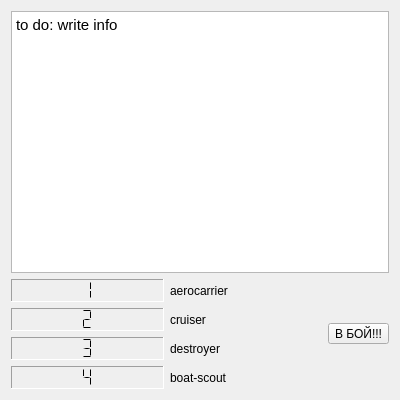
<?xml version="1.0" encoding="UTF-8"?>
<ui version="4.0">
 <class>TabOfInformation</class>
 <widget class="QWidget" name="TabOfInformation">
  <property name="geometry">
   <rect>
    <x>0</x>
    <y>0</y>
    <width>400</width>
    <height>400</height>
   </rect>
  </property>
  <property name="windowTitle">
   <string>Form</string>
  </property>
  <layout class="QGridLayout" name="gridLayout_2">
   <item row="0" column="0" colspan="2">
    <widget class="QTextBrowser" name="textBrowser">
     <property name="html">
      <string>&lt;!DOCTYPE HTML PUBLIC &quot;-//W3C//DTD HTML 4.0//EN&quot; &quot;http://www.w3.org/TR/REC-html40/strict.dtd&quot;&gt;
&lt;html&gt;&lt;head&gt;&lt;meta name=&quot;qrichtext&quot; content=&quot;1&quot; /&gt;&lt;style type=&quot;text/css&quot;&gt;
p, li { white-space: pre-wrap; }
&lt;/style&gt;&lt;/head&gt;&lt;body style=&quot; font-family:'Ubuntu'; font-size:11pt; font-weight:400; font-style:normal;&quot;&gt;
&lt;p style=&quot; margin-top:0px; margin-bottom:0px; margin-left:0px; margin-right:0px; -qt-block-indent:0; text-indent:0px;&quot;&gt;to do: write info&lt;/p&gt;&lt;/body&gt;&lt;/html&gt;</string>
     </property>
    </widget>
   </item>
   <item row="1" column="0">
    <layout class="QGridLayout" name="gridLayout">
     <item row="0" column="0">
      <widget class="QLCDNumber" name="lcdNumber_4">
       <property name="baseSize">
        <size>
         <width>0</width>
         <height>0</height>
        </size>
       </property>
       <property name="palette">
        <palette>
         <active>
          <colorrole role="Text">
           <brush brushstyle="SolidPattern">
            <color alpha="255">
             <red>0</red>
             <green>0</green>
             <blue>0</blue>
            </color>
           </brush>
          </colorrole>
         </active>
         <inactive>
          <colorrole role="Text">
           <brush brushstyle="SolidPattern">
            <color alpha="255">
             <red>0</red>
             <green>0</green>
             <blue>0</blue>
            </color>
           </brush>
          </colorrole>
         </inactive>
         <disabled>
          <colorrole role="Text">
           <brush brushstyle="SolidPattern">
            <color alpha="255">
             <red>161</red>
             <green>160</green>
             <blue>159</blue>
            </color>
           </brush>
          </colorrole>
         </disabled>
        </palette>
       </property>
       <property name="font">
        <font>
         <pointsize>20</pointsize>
         <weight>75</weight>
         <italic>false</italic>
         <bold>true</bold>
         <underline>false</underline>
         <strikeout>false</strikeout>
         <stylestrategy>PreferAntialias</stylestrategy>
         <kerning>true</kerning>
        </font>
       </property>
       <property name="focusPolicy">
        <enum>Qt::NoFocus</enum>
       </property>
       <property name="autoFillBackground">
        <bool>false</bool>
       </property>
       <property name="frameShape">
        <enum>QFrame::Panel</enum>
       </property>
       <property name="frameShadow">
        <enum>QFrame::Sunken</enum>
       </property>
       <property name="smallDecimalPoint">
        <bool>false</bool>
       </property>
       <property name="digitCount">
        <number>1</number>
       </property>
       <property name="segmentStyle">
        <enum>QLCDNumber::Flat</enum>
       </property>
       <property name="value" stdset="0">
        <double>1.000000000000000</double>
       </property>
       <property name="intValue" stdset="0">
        <number>1</number>
       </property>
      </widget>
     </item>
     <item row="0" column="1">
      <widget class="QLabel" name="label">
       <property name="baseSize">
        <size>
         <width>0</width>
         <height>0</height>
        </size>
       </property>
       <property name="text">
        <string>aerocarrier</string>
       </property>
      </widget>
     </item>
     <item row="1" column="0">
      <widget class="QLCDNumber" name="lcdNumber_3">
       <property name="baseSize">
        <size>
         <width>0</width>
         <height>0</height>
        </size>
       </property>
       <property name="frameShape">
        <enum>QFrame::Panel</enum>
       </property>
       <property name="frameShadow">
        <enum>QFrame::Sunken</enum>
       </property>
       <property name="smallDecimalPoint">
        <bool>false</bool>
       </property>
       <property name="digitCount">
        <number>1</number>
       </property>
       <property name="segmentStyle">
        <enum>QLCDNumber::Flat</enum>
       </property>
       <property name="value" stdset="0">
        <double>2.000000000000000</double>
       </property>
      </widget>
     </item>
     <item row="1" column="1">
      <widget class="QLabel" name="label_2">
       <property name="baseSize">
        <size>
         <width>0</width>
         <height>0</height>
        </size>
       </property>
       <property name="text">
        <string>cruiser</string>
       </property>
      </widget>
     </item>
     <item row="2" column="0">
      <widget class="QLCDNumber" name="lcdNumber_2">
       <property name="enabled">
        <bool>true</bool>
       </property>
       <property name="baseSize">
        <size>
         <width>0</width>
         <height>0</height>
        </size>
       </property>
       <property name="frameShape">
        <enum>QFrame::Panel</enum>
       </property>
       <property name="frameShadow">
        <enum>QFrame::Sunken</enum>
       </property>
       <property name="smallDecimalPoint">
        <bool>false</bool>
       </property>
       <property name="digitCount">
        <number>1</number>
       </property>
       <property name="segmentStyle">
        <enum>QLCDNumber::Flat</enum>
       </property>
       <property name="value" stdset="0">
        <double>3.000000000000000</double>
       </property>
      </widget>
     </item>
     <item row="2" column="1">
      <widget class="QLabel" name="label_3">
       <property name="baseSize">
        <size>
         <width>0</width>
         <height>0</height>
        </size>
       </property>
       <property name="text">
        <string>destroyer</string>
       </property>
      </widget>
     </item>
     <item row="3" column="0">
      <widget class="QLCDNumber" name="lcdNumber">
       <property name="baseSize">
        <size>
         <width>0</width>
         <height>0</height>
        </size>
       </property>
       <property name="frameShape">
        <enum>QFrame::Panel</enum>
       </property>
       <property name="frameShadow">
        <enum>QFrame::Sunken</enum>
       </property>
       <property name="smallDecimalPoint">
        <bool>false</bool>
       </property>
       <property name="digitCount">
        <number>1</number>
       </property>
       <property name="segmentStyle">
        <enum>QLCDNumber::Flat</enum>
       </property>
       <property name="value" stdset="0">
        <double>4.000000000000000</double>
       </property>
      </widget>
     </item>
     <item row="3" column="1">
      <widget class="QLabel" name="label_4">
       <property name="baseSize">
        <size>
         <width>0</width>
         <height>0</height>
        </size>
       </property>
       <property name="text">
        <string>boat-scout</string>
       </property>
      </widget>
     </item>
    </layout>
   </item>
   <item row="1" column="1">
    <widget class="QToolButton" name="toolButton">
     <property name="baseSize">
      <size>
       <width>0</width>
       <height>0</height>
      </size>
     </property>
     <property name="text">
      <string>В БОЙ!!!</string>
     </property>
     <property name="shortcut">
      <string/>
     </property>
    </widget>
   </item>
  </layout>
 </widget>
 <resources/>
 <connections/>
</ui>
